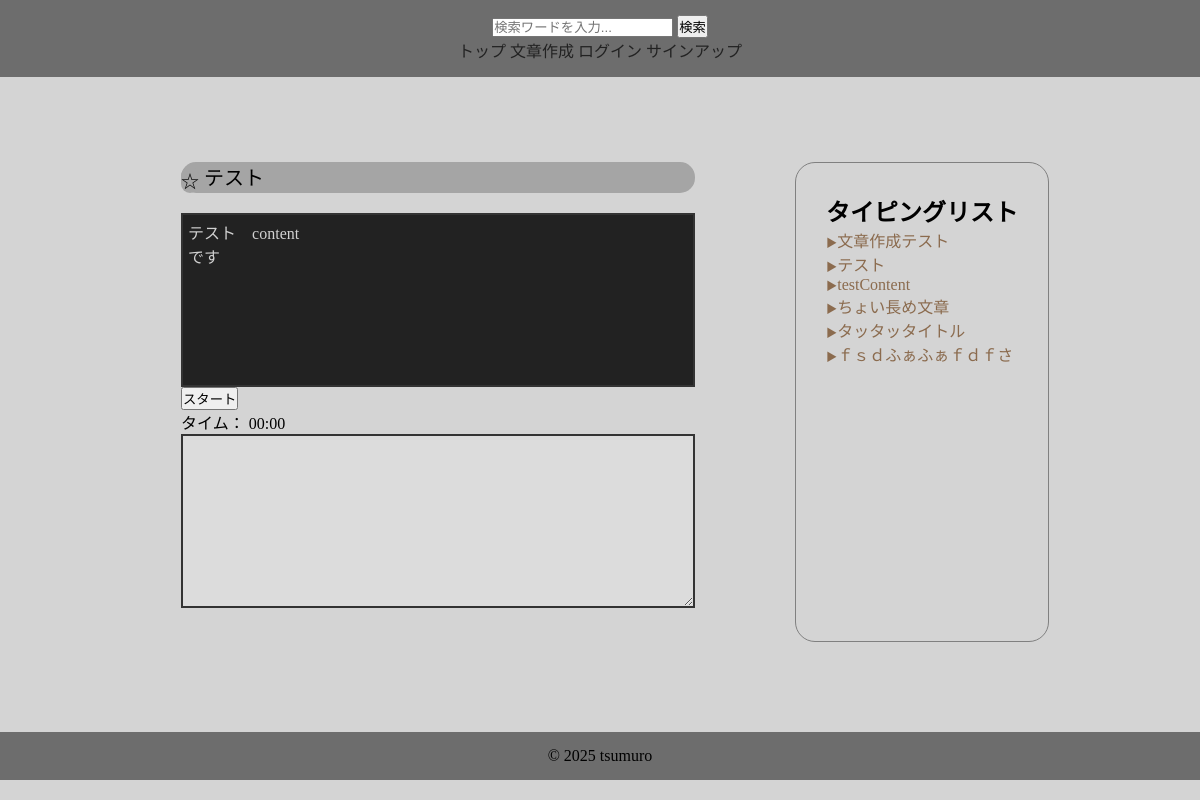
/1/, run on the app's committed database.
### contentapp/models.py (models this page shows, shortened)
class Content(models.Model):
    user = models.ForeignKey(
        settings.AUTH_USER_MODEL,
        on_delete=models.SET_NULL,
        null=True,
        blank=True
    )
    title = models.CharField(max_length=30, unique=True)
    sentence = models.TextField()
    category = models.ForeignKey(
        Category,
        on_delete=models.SET_NULL,
        null=True,
        blank=True,
    )
    is_public = models.BooleanField(default=True)
    play_count = models.IntegerField(default=0)
    created_at = models.DateTimeField(auto_now_add=True)

### typingapp/views.py (the view, shortened to what this page needs)
# urls.py: path('<int:pk>/', views.IndexView.as_view(), name='typing'),
class IndexView(generic.DetailView):
    model = Content
    template_name = "index.html"
    context_object_name = "content_object"
    def get_object(self, queryset=None):
        pk = self.kwargs.get("pk", 1)
        return Content.objects.get(pk=pk)
    def get_context_data(self, **kwargs):
        context = super().get_context_data(**kwargs)
        pk = self.kwargs['pk']
        content = Content.objects.get(pk=pk)
        if self.request.user.is_authenticated:
            is_favorite = Favorite.objects.filter(user=self.request.user, title=content).exists()
        else:
            is_favorite = False
        context['is_favorite'] = is_favorite
        context['content_list'] = Content.objects.filter(is_public=True).order_by('-play_count')
        return context

### typingapp/templates/index.html (shortened to what this page needs)
{% extends "base.html" %}
{% load static %}
{% block contents %}
<div class="index-content">
    <div class="typing-content">
        <div id="title">
            <form method="POST">
                <p>
                    {% if is_favorite %}
                    <input type="hidden" name="action" value="delete_favorite">
                    <button id="favorite-button" type="submit">★</button>
                    {% else %}
                    <button id="favorite-button" type="submit">☆</button>
                    {% endif %}
                    {{ content_object.title }}
                </p>
            </form>
        </div>
        <div id="target-sentence">{{ content_object.sentence }}</div>
        <br>
        <button id="start-button">スタート</button>
        <div id="timer">タイム： 00:00</div>
        <textarea id="typing-input" disabled></textarea>
    </div>
    <div class="content-list">
        <h2>タイピングリスト</h2>
        {% for content in content_list %}
        <li><a href="{% url "typingapp:typing" content.pk %}">{{ content.title }}</a></li>
        {% endfor %}
    </div>
</div>
{% endblock  %}

### typingproject/static/css/style.css (style rules this page uses)
#target-sentence { white-space: pre-wrap; display: inline-block; }
* { margin: 0; padding: 0; }
html, body { height: 100%; margin: 0; padding: 0; background-color: #d4d4d4; }
.index-content { display: flex; justify-content: center; gap: 70px; }
.typing-content, .content-list { display: inline-block; padding: 30px; }
.content-list { margin-top: 30px; list-style: none; border: solid gray 1px; border-radius: 20px; }
.content-list li { word-wrap: break-word; overflow-wrap: break-word; white-space: pre-wrap; max-width: 250px; }
.content-list a, .mypage-list a { text-decoration: none; color: #8b6b4e; transition: color 0.3s ease, opacity 0.3s ease; }
.content-list li::before, .mypage-list li::before { content: "▶"; color: #8b6b4e; font-size: 0.7rem; }
#title { background-color: #a5a5a5; margin-bottom: 20px; border-radius: 15px; font-size: 20px; }
#target-sentence, #typing-input { min-width: 500px; min-height: 20vh; border: 2px solid #333333; padding: 5px; }
#target-sentence { background-color: #222222; color: #d1d1d1; }
#favorite-button { border: none; background-color: #a5a5a5; border-radius: 100px; font-size: 18px; vertical-align: middle; }

### data on the page
Content: title "テスト"
Content: title "文章作成テスト"
Content: title "testContent"
Content: title "ちょい長め文章"
Content: title "タッタッタイトル"
Content: title "ｆｓｄふぁふぁｆｄｆさ"
